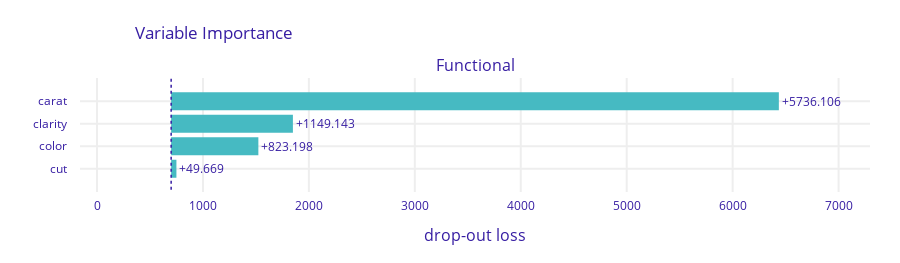
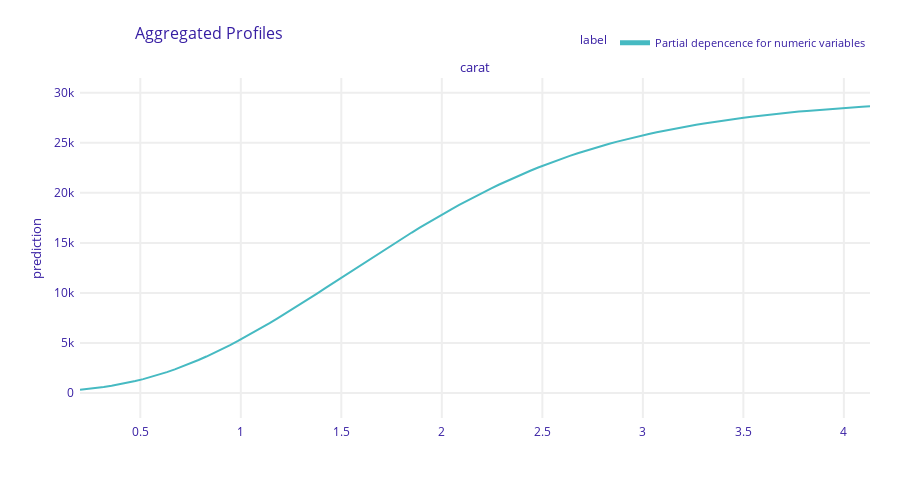
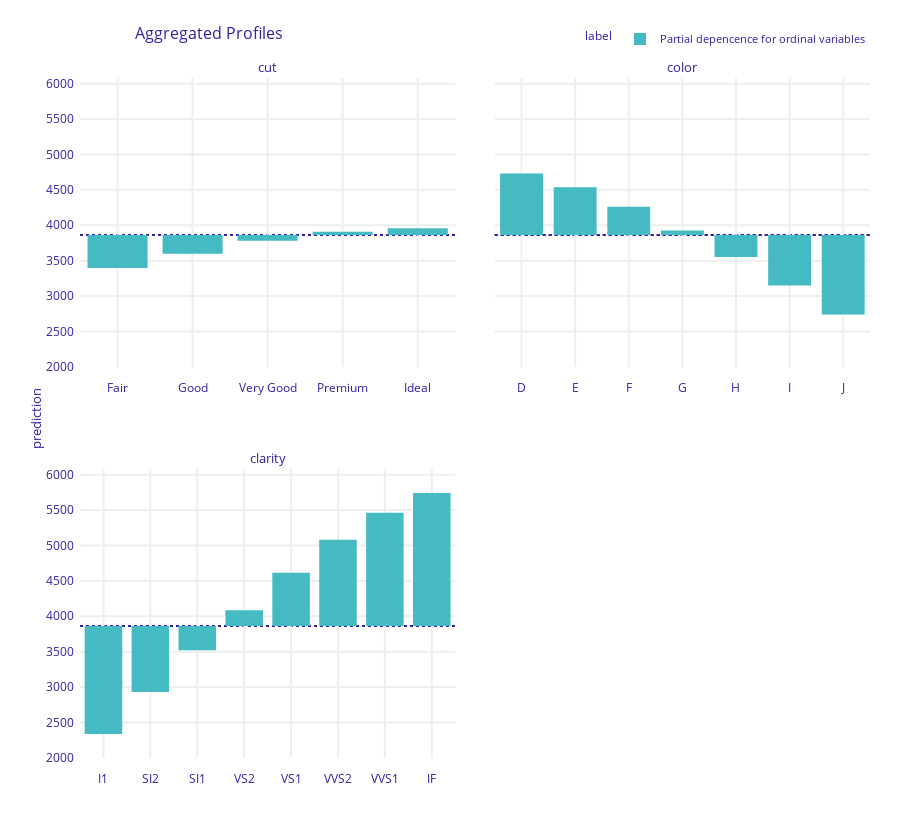

Notebook cell for these charts, in order:
### Markdown cell above
### Exercise 1

Fit diamond prices by gamma deviance loss with log-link (i.e. exponential 
output activation), using the custom loss function defined below. Tune the 
model by simple validation and evaluate it on an independent test data set.
Interpret the final model. (Hints: I used a smaller learning rate 
and had to replace the "relu" activations by "tanh". Furthermore, the 
response needed to be transformed from int to float32)

### Code cell
# Load data and specify preprocessing
from plotnine.data import diamonds
from sklearn.preprocessing import OrdinalEncoder, StandardScaler
from sklearn.compose import ColumnTransformer
from sklearn.pipeline import make_pipeline
from sklearn.model_selection import train_test_split

diamonds["price"] = diamonds["price"].astype("float32")  # for TensorFlow

ord_features = ["cut", "color", "clarity"]
ord_levels = [
    diamonds[x].cat.categories.to_list() for x in ord_features
]

preprocessor = make_pipeline(
    ColumnTransformer(
        transformers=[
            ("ordinal", OrdinalEncoder(categories=ord_levels), ord_features),
            ("numeric", "passthrough", ["carat"])
        ]
    ),
    StandardScaler()
)

df_train, df_valid, y_train, y_valid = train_test_split(
    diamonds, diamonds["price"], test_size=0.2, random_state=341
)

X_train = preprocessor.fit_transform(df_train)
X_valid = preprocessor.transform(df_valid)

# Modeling
import tensorflow as tf
from tensorflow import keras
from tensorflow.keras import layers
from tensorflow.keras.metrics import RootMeanSquaredError as RMSE
import keras.backend as K

def loss_gamma(y_true, y_pred):
  return -K.log(y_true / y_pred) + y_true / y_pred

inputs = keras.Input(shape=4)
x = layers.Dense(30, activation="tanh")(inputs)
x = layers.Dense(15, activation="tanh")(x)
outputs = layers.Dense(1, activation=K.exp)(x)

model = keras.Model(inputs=inputs, outputs=outputs)

model.compile(
    loss=loss_gamma,
    optimizer=keras.optimizers.Adam(learning_rate=0.001)
)

cb = [
    keras.callbacks.EarlyStopping(patience=20),
    keras.callbacks.ReduceLROnPlateau(patience=5)
]

tf.random.set_seed(88)
history = model.fit(
    x=X_train,
    y=y_train,
    epochs=1000,
    batch_size=400, 
    validation_data=(X_valid, y_valid),
    callbacks=cb,
    verbose=1
)

# Training RMSE over epochs
import matplotlib.pyplot as plt

plt.plot(history.history["loss"], label="Training")
plt.plot(history.history["val_loss"], label="Validation")
plt.legend()
plt.gca().set(
    title="Training Gamma loss over epochs",
    xlabel="Epoch",
    ylabel="Gamma loss",
    ylim=(0, 3)
)
plt.grid()
plt.show()

# Interpretation
from sklearn.metrics import mean_gamma_deviance as deviance
from sklearn.dummy import DummyRegressor
import dalex as dx
import plotly
plotly.offline.init_notebook_mode()  # for saving html with plotly plots

dummy = DummyRegressor().fit(X_train, y_train)
d0, d = (deviance(y_valid, m.predict(X_valid)) for m in (dummy, model))
print(f"% deviance explained: {(d0 - d) / d0:.2%}")

def pred_fun(m, X):
    return m.predict(preprocessor.transform(X), batch_size=1000).flatten()

exp = dx.Explainer(
    model, 
    data=df_valid[ord_features + ["carat"]], 
    y=y_valid, 
    predict_function=pred_fun, 
    verbose=False
)

vi = exp.model_parts()
vi.plot()

pdp_num = exp.model_profile(
    type="partial",
    label="Partial depencence for numeric variables",
    variables=["carat"],
    verbose=False
)
pdp_num.plot()

pdp_ord = exp.model_profile(
    type="partial",
    label="Partial depencence for ordinal variables",
    variables=ord_features,
    variable_type="categorical",
    variable_splits=dict(zip(ord_features, ord_levels)),
    verbose=False
)
pdp_ord.plot()

### Figure 1 — Plotly figure (JSON) as saved in the notebook; plotly's stock layout.template omitted (floating-point values rounded to 4 significant figures)
{"data": [{"base": 699.9, "hoverinfo": "text", "hoverlabel": {"bgcolor": "rgba(0,0,0,0.8)"}, "hovertext": ["Model: Functional loss after<br>variable: carat is permuted: 6435.984<br>Drop-out loss change: +5736.106", "Model: Functional loss after<br>variable: clarity is permuted: 1849.021<br>Drop-out loss change: +1149.143", "Model: Functional loss after<br>variable: color is permuted: 1523.076<br>Drop-out loss change: +823.198", "Model: Functional loss after<br>variable: cut is permuted: 749.547<br>Drop-out loss change: +49.669"], "marker": {"color": "#46bac2"}, "orientation": "h", "showlegend": false, "text": ["+5736.106", "+1149.143", "+823.198", "+49.669"], "textposition": "outside", "type": "bar", "x": [5736.0, 1149.0, 823.2, 49.67], "xaxis": "x", "y": ["carat", "clarity", "color", "cut"], "yaxis": "y"}], "layout": {"annotations": [{"font": {"size": 16}, "showarrow": false, "text": "Functional", "x": 0.5, "xanchor": "center", "xref": "paper", "y": 1, "yanchor": "bottom", "yref": "paper"}, {"font": {"size": 16}, "showarrow": false, "text": "drop-out loss", "x": 0.5, "xanchor": "center", "xref": "paper", "y": 0, "yanchor": "top", "yref": "paper", "yshift": -30}], "font": {"color": "#371ea3"}, "height": 263, "margin": {"b": 71, "r": 30, "t": 78}, "shapes": [{"line": {"color": "#371ea3", "dash": "dot", "width": 1.5}, "type": "line", "x0": 699.9, "x1": 699.9, "xref": "x", "y0": -1, "y1": 4, "yref": "y"}], "title": {"text": "Variable Importance", "x": 0.15}, "xaxis": {"anchor": "y", "automargin": true, "domain": [0, 1], "fixedrange": true, "gridwidth": 2, "range": [-160.5, 7296.0], "tickcolor": "white", "ticklen": 3, "ticks": "outside", "type": "linear", "zeroline": false}, "yaxis": {"anchor": "x", "automargin": true, "autorange": "reversed", "domain": [0, 1], "fixedrange": true, "gridwidth": 2, "tickcolor": "white", "ticklen": 10, "ticks": "outside", "type": "category"}}}

### Figure 2 — Plotly figure (JSON) as saved in the notebook; plotly's stock layout.template omitted (floating-point values rounded to 4 significant figures; data arrays with more than 128 entries replaced by an {"elided": "..."} marker saying what was removed)
{"data": [{"customdata": {"elided": "101x3 mixed values"}, "hovertemplate": "<b>%{hovertext}</b><br><br>prediction=%{y:.3f}<br>mean_prediction=%{customdata[0]:.3f}<extra></extra>", "hovertext": ["Partial depencence for numeric variables", "Partial depencence for numeric variables", "Partial depencence for numeric variables", "Partial depencence for numeric variables", "Partial depencence for numeric variables", "Partial depencence for numeric variables", "Partial depencence for numeric variables", "Partial depencence for numeric variables", "Partial depencence for numeric variables", "Partial depencence for numeric variables", "Partial depencence for numeric variables", "Partial depencence for numeric variables", "Partial depencence for numeric variables", "Partial depencence for numeric variables", "Partial depencence for numeric variables", "Partial depencence for numeric variables", "Partial depencence for numeric variables", "Partial depencence for numeric variables", "Partial depencence for numeric variables", "Partial depencence for numeric variables", "Partial depencence for numeric variables", "Partial depencence for numeric variables", "Partial depencence for numeric variables", "Partial depencence for numeric variables", "Partial depencence for numeric variables", "Partial depencence for numeric variables", "Partial depencence for numeric variables", "Partial depencence for numeric variables", "Partial depencence for numeric variables", "Partial depencence for numeric variables", "Partial depencence for numeric variables", "Partial depencence for numeric variables", "Partial depencence for numeric variables", "Partial depencence for numeric variables", "Partial depencence for numeric variables", "Partial depencence for numeric variables", "Partial depencence for numeric variables", "Partial depencence for numeric variables", "Partial depencence for numeric variables", "Partial depencence for numeric variables", "Partial depencence for numeric variables", "Partial depencence for numeric variables", "Partial depencence for numeric variables", "Partial depencence for numeric variables", "Partial depencence for numeric variables", "Partial depencence for numeric variables", "Partial depencence for numeric variables", "Partial depencence for numeric variables", "Partial depencence for numeric variables", "Partial depencence for numeric variables", "Partial depencence for numeric variables", "Partial depencence for numeric variables", "Partial depencence for numeric variables", "Partial depencence for numeric variables", "Partial depencence for numeric variables", "Partial depencence for numeric variables", "Partial depencence for numeric variables", "Partial depencence for numeric variables", "Partial depencence for numeric variables", "Partial depencence for numeric variables", "Partial depencence for numeric variables", "Partial depencence for numeric variables", "Partial depencence for numeric variables", "Partial depencence for numeric variables", "Partial depencence for numeric variables", "Partial depencence for numeric variables", "Partial depencence for numeric variables", "Partial depencence for numeric variables", "Partial depencence for numeric variables", "Partial depencence for numeric variables", "Partial depencence for numeric variables", "Partial depencence for numeric variables", "Partial depencence for numeric variables", "Partial depencence for numeric variables", "Partial depencence for numeric variables", "Partial depencence for numeric variables", "Partial depencence for numeric variables", "Partial depencence for numeric variables", "Partial depencence for numeric variables", "Partial depencence for numeric variables", "Partial depencence for numeric variables", "Partial depencence for numeric variables", "Partial depencence for numeric variables", "Partial depencence for numeric variables", "Partial depencence for numeric variables", "Partial depencence for numeric variables", "Partial depencence for numeric variables", "Partial depencence for numeric variables", "Partial depencence for numeric variables", "Partial depencence for numeric variables", "Partial depencence for numeric variables", "Partial depencence for numeric variables", "Partial depencence for numeric variables", "Partial depencence for numeric variables", "Partial depencence for numeric variables", "Partial depencence for numeric variables", "Partial depencence for numeric variables", "Partial depencence for numeric variables", "Partial depencence for numeric variables", "Partial depencence for numeric variables", "Partial depencence for numeric variables"], "legendgroup": "Partial depencence for numeric variables", "line": {"color": "#46bac2", "dash": "solid", "width": 2}, "marker": {"symbol": "circle"}, "mode": "lines", "name": "Partial depencence for numeric variables", "opacity": 1, "orientation": "v", "showlegend": true, "type": "scatter", "x": [0.2, 0.2393, 0.2786, 0.3179, 0.3572, 0.3965, 0.4358, 0.4751, 0.5144, 0.5537, 0.593, 0.6323, 0.6716, 0.7109, 0.7502, 0.7895, 0.8288, 0.8681, 0.9074, 0.9467, 0.986, 1.025, 1.065, 1.104, 1.143, 1.182, 1.222, 1.261, 1.3, 1.34, 1.379, 1.418, 1.458, 1.497, 1.536, 1.575, 1.615, 1.654, 1.693, 1.733, 1.772, 1.811, 1.851, 1.89, 1.929, 1.968, 2.008, 2.047, 2.086, 2.126, 2.165, 2.204, 2.244, 2.283, 2.322, 2.361, 2.401, 2.44, 2.479, 2.519, 2.558, 2.597, 2.637, 2.676, 2.715, 2.754, 2.794, 2.833, 2.872, 2.912, 2.951, 2.99, 3.03, 3.069, 3.108, 3.147, 3.187, 3.226, 3.265, 3.305, 3.344, 3.383, 3.423, 3.462, 3.501, 3.54, 3.58, 3.619, 3.658, 3.698, 3.737, 3.776, 3.816, 3.855, 3.894, 3.933, 3.973, 4.012, 4.051, 4.091, 4.13], "xaxis": "x", "y": [345.0, 422.4, 513.0, 618.2, 739.0, 876.7, 1032.0, 1206.0, 1399.0, 1612.0, 1845.0, 2098.0, 2371.0, 2663.0, 2975.0, 3305.0, 3654.0, 4020.0, 4403.0, 4801.0, 5214.0, 5641.0, 6081.0, 6533.0, 6995.0, 7468.0, 7949.0, 8438.0, 8934.0, 9436.0, 9942.0, 10450.0, 10970.0, 11480.0, 12000.0, 12510.0, 13030.0, 13540.0, 14050.0, 14550.0, 15050.0, 15550.0, 16040.0, 16520.0, 16990.0, 17460.0, 17910.0, 18360.0, 18800.0, 19220.0, 19630.0, 20040.0, 20430.0, 20810.0, 21180.0, 21530.0, 21870.0, 22210.0, 22530.0, 22830.0, 23130.0, 23420.0, 23690.0, 23950.0, 24210.0, 24450.0, 24680.0, 24900.0, 25120.0, 25320.0, 25520.0, 25700.0, 25880.0, 26050.0, 26220.0, 26370.0, 26520.0, 26670.0, 26800.0, 26940.0, 27060.0, 27180.0, 27290.0, 27400.0, 27510.0, 27610.0, 27700.0, 27790.0, 27880.0, 27960.0, 28040.0, 28110.0, 28180.0, 28250.0, 28320.0, 28380.0, 28430.0, 28490.0, 28540.0, 28590.0, 28640.0], "yaxis": "y"}], "layout": {"annotations": [{"font": {"size": 13}, "showarrow": false, "text": "carat", "x": 0.5, "xanchor": "center", "xref": "paper", "y": 1, "yanchor": "bottom", "yref": "paper"}, {"font": {"size": 13}, "showarrow": false, "text": "prediction", "textangle": -90, "x": -0.07, "xref": "paper", "y": 0.5, "yref": "paper"}], "font": {"color": "#371ea3"}, "height": 489, "hovermode": "x unified", "legend": {"font": {"size": 11}, "itemsizing": "constant", "orientation": "h", "title": {"font": {"size": 12}, "text": "label"}, "tracegroupgap": 0, "x": 1, "xanchor": "right", "y": 1.061, "yanchor": "bottom"}, "margin": {"b": 71, "r": 30, "t": 78}, "title": {"font": {"size": 16}, "text": "Aggregated Profiles", "x": 0.15}, "xaxis": {"anchor": "y", "automargin": true, "domain": [0, 1], "fixedrange": true, "gridwidth": 2, "showticklabels": true, "tickcolor": "white", "ticklen": 3, "ticks": "outside", "title": {"text": ""}, "type": "linear", "zeroline": false}, "yaxis": {"anchor": "x", "automargin": true, "domain": [0, 1], "fixedrange": true, "gridwidth": 2, "range": [-2484.0, 31470.0], "tickcolor": "white", "ticklen": 3, "ticks": "outside", "title": {"text": ""}, "type": "linear", "zeroline": false}}}

### Figure 3 — Plotly figure (JSON) as saved in the notebook; plotly's stock layout.template omitted (floating-point values rounded to 4 significant figures)
{"data": [{"alignmentgroup": "True", "base": [3861.0, 3861.0, 3861.0, 3861.0, 3861.0], "customdata": [[3397.0, "Partial depencence for ordinal variables", "cut"], [3597.0, "Partial depencence for ordinal variables", "cut"], [3782.0, "Partial depencence for ordinal variables", "cut"], [3908.0, "Partial depencence for ordinal variables", "cut"], [3959.0, "Partial depencence for ordinal variables", "cut"]], "hovertemplate": "<b>%{hovertext}</b><br><br>mean_prediction=%{base:.3f}<br>prediction=%{customdata[0]:.3f}<extra></extra>", "hovertext": ["Partial depencence for ordinal variables", "Partial depencence for ordinal variables", "Partial depencence for ordinal variables", "Partial depencence for ordinal variables", "Partial depencence for ordinal variables"], "legendgroup": "Partial depencence for ordinal variables", "marker": {"color": "#46bac2", "pattern": {"shape": ""}}, "name": "Partial depencence for ordinal variables", "offsetgroup": "Partial depencence for ordinal variables", "orientation": "v", "showlegend": true, "textposition": "auto", "type": "bar", "x": ["Fair", "Good", "Very Good", "Premium", "Ideal"], "xaxis": "x3", "y": [-464.3, -264.7, -78.84, 46.34, 97.34], "yaxis": "y3"}, {"alignmentgroup": "True", "base": [3861.0, 3861.0, 3861.0, 3861.0, 3861.0, 3861.0, 3861.0], "customdata": [[4732.0, "Partial depencence for ordinal variables", "color"], [4538.0, "Partial depencence for ordinal variables", "color"], [4263.0, "Partial depencence for ordinal variables", "color"], [3926.0, "Partial depencence for ordinal variables", "color"], [3550.0, "Partial depencence for ordinal variables", "color"], [3150.0, "Partial depencence for ordinal variables", "color"], [2740.0, "Partial depencence for ordinal variables", "color"]], "hovertemplate": "<b>%{hovertext}</b><br><br>mean_prediction=%{base:.3f}<br>prediction=%{customdata[0]:.3f}<extra></extra>", "hovertext": ["Partial depencence for ordinal variables", "Partial depencence for ordinal variables", "Partial depencence for ordinal variables", "Partial depencence for ordinal variables", "Partial depencence for ordinal variables", "Partial depencence for ordinal variables", "Partial depencence for ordinal variables"], "legendgroup": "Partial depencence for ordinal variables", "marker": {"color": "#46bac2", "pattern": {"shape": ""}}, "name": "Partial depencence for ordinal variables", "offsetgroup": "Partial depencence for ordinal variables", "orientation": "v", "showlegend": false, "textposition": "auto", "type": "bar", "x": ["D", "E", "F", "G", "H", "I", "J"], "xaxis": "x4", "y": [870.9, 676.8, 401.4, 65.15, -311.4, -711.2, -1121.0], "yaxis": "y4"}, {"alignmentgroup": "True", "base": [3861.0, 3861.0, 3861.0, 3861.0, 3861.0, 3861.0, 3861.0, 3861.0], "customdata": [[2338.0, "Partial depencence for ordinal variables", "clarity"], [2928.0, "Partial depencence for ordinal variables", "clarity"], [3519.0, "Partial depencence for ordinal variables", "clarity"], [4086.0, "Partial depencence for ordinal variables", "clarity"], [4614.0, "Partial depencence for ordinal variables", "clarity"], [5081.0, "Partial depencence for ordinal variables", "clarity"], [5461.0, "Partial depencence for ordinal variables", "clarity"], [5740.0, "Partial depencence for ordinal variables", "clarity"]], "hovertemplate": "<b>%{hovertext}</b><br><br>mean_prediction=%{base:.3f}<br>prediction=%{customdata[0]:.3f}<extra></extra>", "hovertext": ["Partial depencence for ordinal variables", "Partial depencence for ordinal variables", "Partial depencence for ordinal variables", "Partial depencence for ordinal variables", "Partial depencence for ordinal variables", "Partial depencence for ordinal variables", "Partial depencence for ordinal variables", "Partial depencence for ordinal variables"], "legendgroup": "Partial depencence for ordinal variables", "marker": {"color": "#46bac2", "pattern": {"shape": ""}}, "name": "Partial depencence for ordinal variables", "offsetgroup": "Partial depencence for ordinal variables", "orientation": "v", "showlegend": false, "textposition": "auto", "type": "bar", "x": ["I1", "SI2", "SI1", "VS2", "VS1", "VVS2", "VVS1", "IF"], "xaxis": "x", "y": [-1524.0, -933.2, -342.1, 225.0, 752.7, 1220.0, 1599.0, 1878.0], "yaxis": "y"}], "layout": {"annotations": [{"font": {"size": 13}, "showarrow": false, "text": "clarity", "x": 0.2375, "xanchor": "center", "xref": "paper", "y": 0.425, "yanchor": "bottom", "yref": "paper"}, {"font": {"size": 13}, "showarrow": false, "text": "cut", "x": 0.2375, "xanchor": "center", "xref": "paper", "y": 1, "yanchor": "bottom", "yref": "paper"}, {"font": {"size": 13}, "showarrow": false, "text": "color", "x": 0.7625, "xanchor": "center", "xref": "paper", "y": 1, "yanchor": "bottom", "yref": "paper"}, {"font": {"size": 13}, "showarrow": false, "text": "prediction", "textangle": -90, "x": -0.07, "xref": "paper", "y": 0.5, "yref": "paper"}], "barmode": "group", "font": {"color": "#371ea3"}, "height": 829, "hovermode": "x unified", "legend": {"font": {"size": 11}, "itemsizing": "constant", "orientation": "h", "title": {"font": {"size": 12}, "text": "label"}, "tracegroupgap": 0, "x": 1, "xanchor": "right", "y": 1.036, "yanchor": "bottom"}, "margin": {"b": 71, "r": 30, "t": 78}, "shapes": [{"layer": "below", "line": {"color": "#371ea3", "dash": "dot", "width": 1.5}, "type": "line", "x0": 0, "x1": 1, "xref": "x domain", "y0": 3861.0, "y1": 3861.0, "yref": "y"}, {"layer": "below", "line": {"color": "#371ea3", "dash": "dot", "width": 1.5}, "type": "line", "x0": 0, "x1": 1, "xref": "x3 domain", "y0": 3861.0, "y1": 3861.0, "yref": "y3"}, {"layer": "below", "line": {"color": "#371ea3", "dash": "dot", "width": 1.5}, "type": "line", "x0": 0, "x1": 1, "xref": "x4 domain", "y0": 3861.0, "y1": 3861.0, "yref": "y4"}, {"layer": "below", "line": {"color": "#371ea3", "dash": "dot", "width": 1.5}, "type": "line", "x0": 0, "x1": 1, "xref": "x domain", "y0": 3861.0, "y1": 3861.0, "yref": "y"}, {"layer": "below", "line": {"color": "#371ea3", "dash": "dot", "width": 1.5}, "type": "line", "x0": 0, "x1": 1, "xref": "x3 domain", "y0": 3861.0, "y1": 3861.0, "yref": "y3"}, {"layer": "below", "line": {"color": "#371ea3", "dash": "dot", "width": 1.5}, "type": "line", "x0": 0, "x1": 1, "xref": "x4 domain", "y0": 3861.0, "y1": 3861.0, "yref": "y4"}, {"layer": "below", "line": {"color": "#371ea3", "dash": "dot", "width": 1.5}, "type": "line", "x0": 0, "x1": 1, "xref": "x domain", "y0": 3861.0, "y1": 3861.0, "yref": "y"}, {"layer": "below", "line": {"color": "#371ea3", "dash": "dot", "width": 1.5}, "type": "line", "x0": 0, "x1": 1, "xref": "x3 domain", "y0": 3861.0, "y1": 3861.0, "yref": "y3"}, {"layer": "below", "line": {"color": "#371ea3", "dash": "dot", "width": 1.5}, "type": "line", "x0": 0, "x1": 1, "xref": "x4 domain", "y0": 3861.0, "y1": 3861.0, "yref": "y4"}], "title": {"font": {"size": 16}, "text": "Aggregated Profiles", "x": 0.15}, "xaxis": {"anchor": "y", "automargin": true, "domain": [0, 0.475], "fixedrange": true, "gridwidth": 2, "showticklabels": true, "tickcolor": "white", "ticklen": 10, "ticks": "outside", "title": {"text": ""}, "type": "category"}, "xaxis2": {"anchor": "y2", "automargin": true, "domain": [0.525, 1], "fixedrange": true, "gridwidth": 2, "showticklabels": true, "tickcolor": "white", "ticklen": 10, "ticks": "outside", "title": {"text": ""}, "type": "category"}, "xaxis3": {"anchor": "y3", "automargin": true, "domain": [0, 0.475], "fixedrange": true, "gridwidth": 2, "showticklabels": true, "tickcolor": "white", "ticklen": 10, "ticks": "outside", "title": {"text": ""}, "type": "category"}, "xaxis4": {"anchor": "y4", "automargin": true, "domain": [0.525, 1], "fixedrange": true, "gridwidth": 2, "showticklabels": true, "tickcolor": "white", "ticklen": 10, "ticks": "outside", "title": {"text": ""}, "type": "category"}, "yaxis": {"anchor": "x", "automargin": true, "domain": [0, 0.425], "fixedrange": true, "gridwidth": 2, "range": [1997.0, 6080.0], "tickcolor": "white", "ticklen": 3, "ticks": "outside", "title": {"text": ""}, "type": "linear", "zeroline": false}, "yaxis2": {"anchor": "x2", "automargin": true, "domain": [0, 0.425], "fixedrange": true, "gridwidth": 2, "matches": "y", "range": [1997.0, 6080.0], "showticklabels": false, "tickcolor": "white", "ticklen": 3, "ticks": "outside", "title": {"text": ""}, "type": "linear", "zeroline": false}, "yaxis3": {"anchor": "x3", "automargin": true, "domain": [0.575, 1], "fixedrange": true, "gridwidth": 2, "matches": "y", "range": [1997.0, 6080.0], "tickcolor": "white", "ticklen": 3, "ticks": "outside", "title": {"text": ""}, "type": "linear", "zeroline": false}, "yaxis4": {"anchor": "x4", "automargin": true, "domain": [0.575, 1], "fixedrange": true, "gridwidth": 2, "matches": "y", "range": [1997.0, 6080.0], "showticklabels": false, "tickcolor": "white", "ticklen": 3, "ticks": "outside", "title": {"text": ""}, "type": "linear", "zeroline": false}}}
